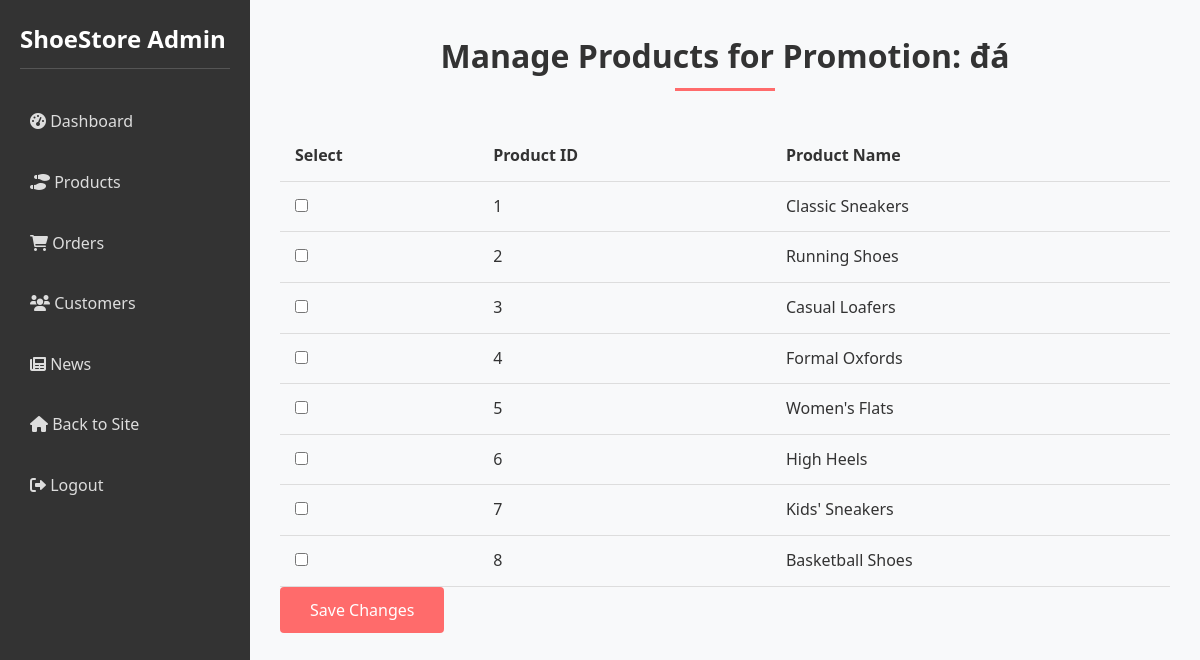
The page /index.php?controller=adminPromotion&action=manageProducts&promotion_id=5 (signed in) on the database as committed earlier.
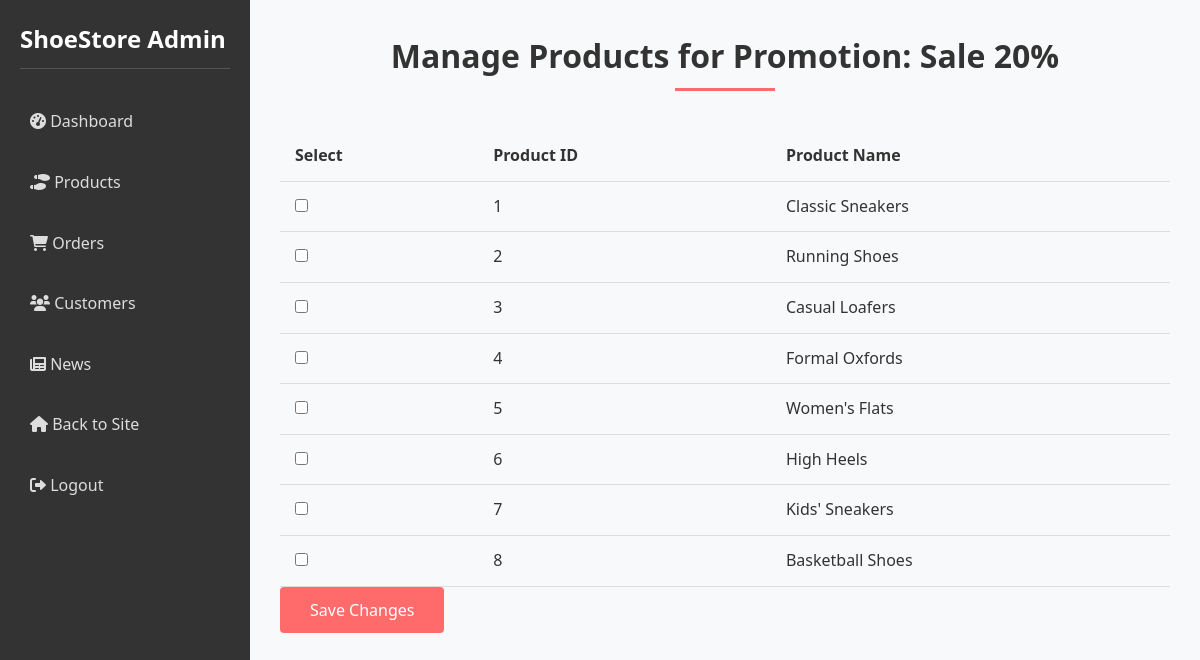
The same page on the database as committed later.
### tables this page shows
CREATE TABLE `promotions` (
  `promotion_id` int(11) NOT NULL,
  `promotion_type` varchar(50) NOT NULL,
  `promotion_name` varchar(100) NOT NULL,
  `discount_percentage` decimal(5,2) DEFAULT NULL,
  `fixed_price` decimal(10,2) DEFAULT NULL,
  `start_date` datetime NOT NULL,
  `end_date` datetime NOT NULL
);

### controllers/AdminPromotionController.php (called while the page is built, shortened)
<?php
require_once 'models/PromotionalProductModel.php';
require_once 'models/ProductModel.php';
class AdminPromotionController {
    private $promotionModel;
    private $productModel;
    public function __construct() {
        $this->promotionModel = new PromotionalProductModel();
        $this->productModel = new ProductModel();
    }
    public function manageProducts() {
        $promotionId = (int)$_GET['promotion_id'];
        $promotion = $this->promotionModel->getPromotionById($promotionId);
        $products = $this->productModel->getAllProducts();
        $assignedProducts = $this->promotionModel->getProductsByPromotionId($promotionId);
        $allPromotions = $this->promotionModel->getAllPromotions();
        require_once 'views/admin/pages/promotion-manage-products.php';
    }
}

### index.php (called while the page is built, shortened)
<?php
spl_autoload_register(function ($class_name) {
    $controllerPath = 'controllers/' . $class_name . '.php';
    $modelPath = 'models/' . $class_name . '.php';
});
$action = isset($_GET['action']) ? preg_replace('/[^a-zA-Z0-9]/', '', $_GET['action']) : 'index';
$controllerInstance = new $controllerClass();
$controllerInstance->$action();

### models/Database.php (called while the page is built)
<?php
class Database {
    private $host = 'localhost';
    private $db_name = 'shoes';
    private $username = 'root';
    private $password = '123456789';
    private $pdo;
    public function __construct() {
        try {
            $this->pdo = new PDO(
                "mysql:host=$this->host;dbname=$this->db_name;charset=utf8mb4",
                $this->username,
                $this->password
            );
            $this->pdo->setAttribute(PDO::ATTR_ERRMODE, PDO::ERRMODE_EXCEPTION);
        } catch (PDOException $e) {
            die("Connection failed: " . $e->getMessage());
        }
    }
    public function getConnection() {
        return $this->pdo;
    }
}

### models/PromotionalProductModel.php (called while the page is built, shortened)
<?php
require_once 'models/ProductModel.php';
class PromotionalProductModel {
    private $db;
    public function __construct() {
        $database = new Database();
        $this->db = $database->getConnection();
    }
    public function getAllPromotions($limit = 10, $offset = 0) {
        $query = "SELECT * FROM promotions ORDER BY start_date DESC LIMIT :limit OFFSET :offset";
        $stmt = $this->db->prepare($query);
        $stmt->bindValue(':limit', (int)$limit, PDO::PARAM_INT);
        $stmt->bindValue(':offset', (int)$offset, PDO::PARAM_INT);
        $stmt->execute();
        return $stmt->fetchAll(PDO::FETCH_ASSOC);
    }
    public function getPromotionById($promotionId) {
        $query = "SELECT * FROM promotions WHERE promotion_id = :promotion_id";
        $stmt = $this->db->prepare($query);
        $stmt->bindValue(':promotion_id', (int)$promotionId, PDO::PARAM_INT);
        $stmt->execute();
        return $stmt->fetch(PDO::FETCH_ASSOC);
    }
    public function getProductsByPromotionId($promotionId) {
        $query = "SELECT shoe_id FROM promotion_shoes WHERE promotion_id = :promotion_id";
        $stmt = $this->db->prepare($query);
        $stmt->bindValue(':promotion_id', (int)$promotionId, PDO::PARAM_INT);
        $stmt->execute();
        return array_column($stmt->fetchAll(PDO::FETCH_ASSOC), 'shoe_id');
    }
}

### models/ProductModel.php (called while the page is built, shortened)
<?php
class ProductModel {
    public function getAllProducts() {
        return $this->products;
    }
}

### views/admin/pages/promotion-manage-products.php (the view)
<?php
require 'views/admin/components/header.php';
?>
<div class="section-title">
    <h2>Manage Products for Promotion: <?php echo htmlspecialchars($promotion['promotion_name']); ?></h2>
</div>
<div class="promotion-manage-products">
    <form method="post" action="">
        <table>
            <thead>
                <tr>
                    <th>Select</th>
                    <th>Product ID</th>
                    <th>Product Name</th>
                </tr>
            </thead>
            <tbody>
                <?php foreach ($products as $product): ?>
                    <tr>
                        <td>
                            <input type="checkbox" name="products[]" value="<?php echo $product['id']; ?>"
                                <?php echo in_array($product['id'], $assignedProducts) ? 'checked' : ''; ?>>
                        </td>
                        <td><?php echo $product['id']; ?></td>
                        <td><?php echo htmlspecialchars($product['name']); ?></td>
                    </tr>
                <?php endforeach; ?>
            </tbody>
        </table>
        <button type="submit" class="btn">Save Changes</button>
    </form>
</div>
<?php
require 'views/admin/components/admin_footer.php';
?>

Rows that differ between the two databases and show on the page:
changed promotions: promotion_name "đá" → "Sale 20%"
